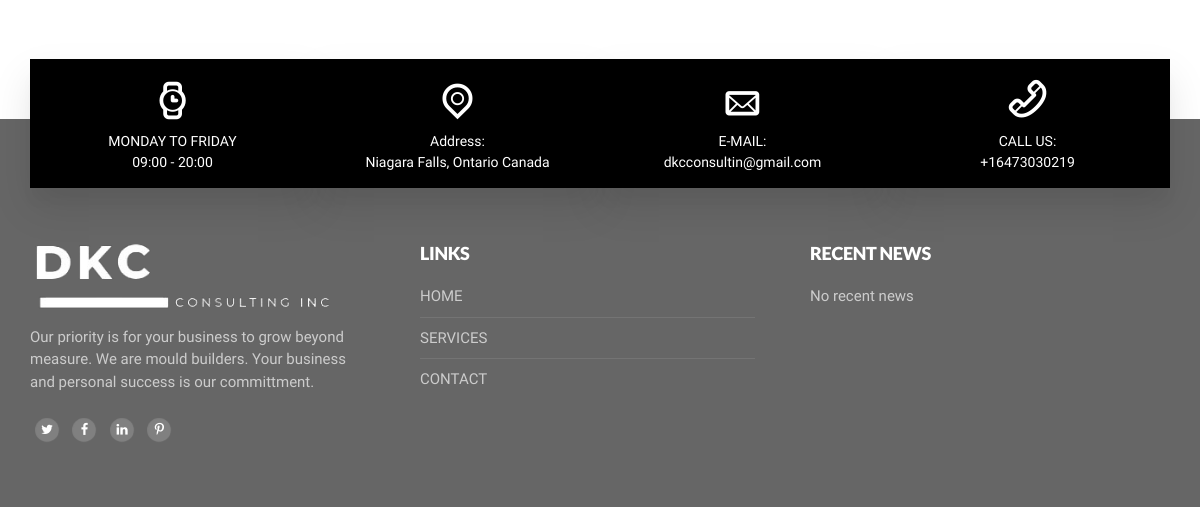
Page /about/ (lower part) on the earlier database version.
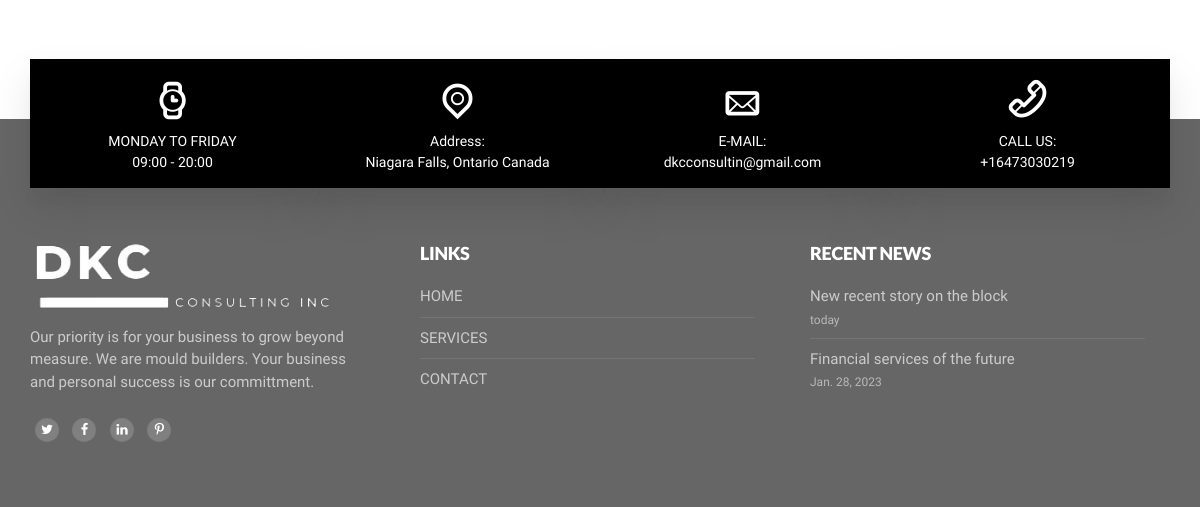
Same page on the later database version.
### core/models.py (models this page shows, shortened)
class New(models.Model):
    title = models.CharField(max_length=254)
    link = models.URLField(max_length=508)
    created_at = models.DateField(default=timezone.now)

### core/views.py (the view)
# urls.py: path('about/', about, name="about"),
def about(request):
    return render(request, "about.html", {
        'about_current': 'current',
        'news': New.objects.order_by('-created_at')
    })

### core/templates/about.html (shortened to what this page needs)
{% extends 'commons/base.html' %} {% load static %} {% block content %}
<section class="about1-team">
</section>
<div class="spacing-65"></div>
{% include 'commons/footer.html' %} {% include 'commons/scripts.html' %}
{% endblock content %}

### core/templates/commons/base.html (shortened to what this page needs)
{% load static %}
<!DOCTYPE html>
<html lang="en">
<head>
    <link href=" {% static 'css/bootstrap.min.css' %} " rel="stylesheet">
    <link href=" {% static 'css/bootstrap-theme.min.css' %} " rel="stylesheet">
    <link href=" {% static 'css/block_grid_bootstrap.css' %} " rel="stylesheet">
    <link href=" {% static 'css/font-awesome.min.css' %} " rel="stylesheet">
    <link href=" {% static 'css/typicons.min.css' %} " rel="stylesheet">
    <link href=" {% static 'css/odometer-theme-default.css' %} " rel="stylesheet">
    <link href=" {% static 'css/slider-pro.min.css' %} " rel="stylesheet">
    <link href=" {% static 'css/animate-custom.css' %} " rel="stylesheet">
    <link href=" {% static 'css/owl.carousel.css' %} " rel="stylesheet">
    <link href=" {% static 'css/owl.theme.default.min.css' %} " rel="stylesheet">
    <link href=" {% static 'css/slicknav.min.css' %} " rel="stylesheet">
    <link href=" {% static 'css/style.css' %} " rel="stylesheet">
</head>
<body>
    {% block content %}
    {% endblock content %}
</body>
</html>

### core/templates/commons/navbar.html (shortened to what this page needs)
{% load static %}

### core/templates/commons/footer.html (shortened to what this page needs)
{% load static %} {% load humanize %}
<section class="footer">
    <div class="footer-elements">
        <div class="row">
            <div class="col-sm-12">
                <div class="row no-gutter">
                    <div class="col-sm-3">
                        <div class="footer-element">
                            <span class="typcn typcn-watch"></span>
                            <p>MONDAY TO FRIDAY<span>09:00 - 20:00</span></p>
                        </div>
                    </div>
                    <div class="col-sm-3">
                        <div class="footer-element">
                            <span class="typcn typcn-location-outline"></span>
                            <p>
                                Address:
                                <span>Niagara Falls, Ontario Canada</span>
                            </p>
                        </div>
                    </div>
                    <div class="col-sm-3">
                        <div class="footer-element">
                            <span class="typcn typcn-mail"></span>
                            <p>
                                E-MAIL:<span
                                    ><a href="mailto:dkcconsultin@gmail.com"
                                        >dkcconsultin@gmail.com</a
                                    ></span
                                >
                            </p>
                        </div>
                    </div>
                    <div class="col-sm-3">
                        <div class="footer-element">
                            <span class="typcn typcn-phone-outline"></span>
                            <p>CALL US:<span>+16473030219</span></p>
                        </div>
                    </div>
                </div>
            </div>
        </div>
    </div>
    <div class="footer-widgets">
        <div class="row">
            <div class="col-sm-4">
                <div class="footer-widget">
                    <div class="small-logo">
                        <img
                            src=" {% static 'images/logo_white_bg.png' %} "
                            alt=""
                        />
                    </div>
                    <p>
                        Our priority is for your business to grow beyond
                        measure. We are mould builders. Your business and
                        personal success is our committment.
                    </p>
                    <ul class="social-links">
                        <li>
                            <a href="#" title="Twitter"
                                ><i class="fa fa-twitter"></i
                            ></a>
                        </li>
                        <li>
                            <a href="#" title="Facebook"
                                ><i class="fa fa-facebook"></i
                            ></a>
                        </li>
                        <li>
                            <a href="#" title="Linkedin"
                                ><i class="fa fa-linkedin"></i
                            ></a>
                        </li>
                        <li>
                            <a href="#" title="Pinterest"
                                ><i class="fa fa-pinterest-p"></i
                            ></a>
                        </li>
                    </ul>
                </div>
            </div>
            <div class="col-sm-4">
                <div class="footer-widget">
                    <h5>LINKS</h5>
                    <ul class="posts">
                        <li><a href="{% url 'home' %}">HOME</a></li>
                        <li><a href="{% url 'about' %}">SERVICES</a></li>
                        <li><a href="{% url 'contact' %}">CONTACT</a></li>
                    </ul>
                </div>
            </div>
            <div class="col-sm-4">
                <div class="footer-widget">
                    <h5>RECENT NEWS</h5>
                    <ul class="posts">
                        {% for post in news %}
                        <li>
                            <a href="{{ post.link }}" target="_blank"
                                >{{post.title}}</a
                            >
                            <span>{{ post.created_at | naturalday }}</span>
                        </li>
                        {% empty %}
                        <li>
                            <a>No recent news</a>
                        </li>
                        {% endfor %}
                    </ul>
                </div>
            </div>
        </div>
    </div>
</section>

### core/templates/commons/scripts.html (shortened to what this page needs)
{% load static %}

Differences in the rows shown:
added New: title "New recent story on the block", created_at "today"
added New: title "Financial services of the future", created_at "Jan. 28, 2023"
Other differences:
text no longer shown: "No recent news"
